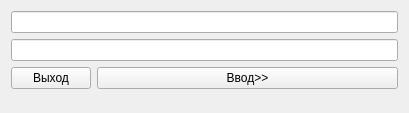
<?xml version="1.0" encoding="UTF-8"?>
<ui version="4.0">
 <class>Widget</class>
 <widget class="QWidget" name="Widget">
  <property name="geometry">
   <rect>
    <x>0</x>
    <y>0</y>
    <width>409</width>
    <height>113</height>
   </rect>
  </property>
  <property name="windowTitle">
   <string>Widget</string>
  </property>
  <layout class="QFormLayout" name="formLayout">
   <item row="0" column="0" colspan="2">
    <widget class="QLineEdit" name="leID"/>
   </item>
   <item row="1" column="0" colspan="2">
    <widget class="QLineEdit" name="lePass"/>
   </item>
   <item row="2" column="0">
    <widget class="QPushButton" name="pbExit">
     <property name="text">
      <string>Выход</string>
     </property>
    </widget>
   </item>
   <item row="2" column="1">
    <widget class="QPushButton" name="pbEnter">
     <property name="text">
      <string>Ввод&gt;&gt;</string>
     </property>
    </widget>
   </item>
  </layout>
 </widget>
 <resources/>
 <connections/>
</ui>
